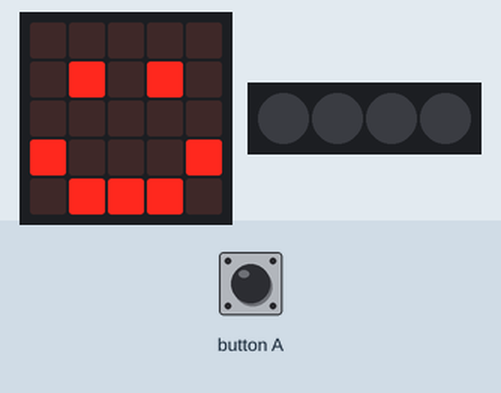
Recording of a program running on a simulated BBC micro:bit (MakeCode). Shown: the board's 5×5 LED display, 4 RGB LEDs in strip order, left to right. Inputs (shaded band) come from the test bench. Dim RGB values are drawn brighter than linear.

Above: at 1.8 s.
1.9 s: button A pressed for 0.15 s
At 2.6 s:
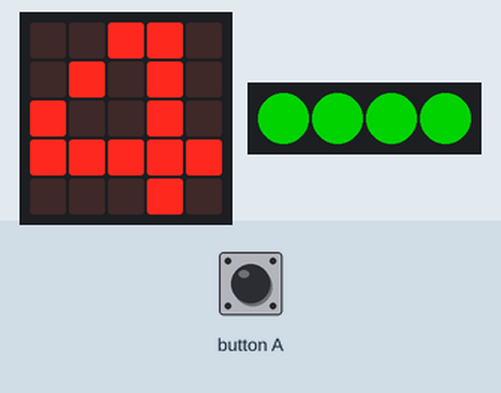
At 4.6 s:
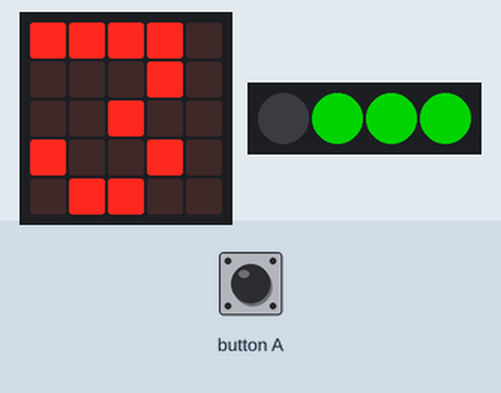
Timing chart, 0 to 10.6 s (numbered marks = the images above; inputs shaded):
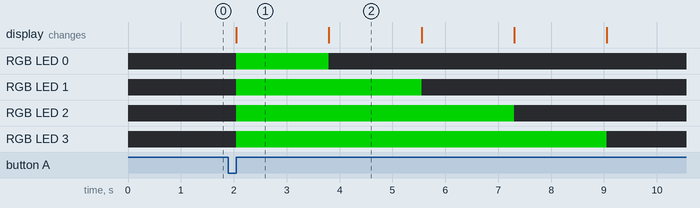

Measured:
- after the input at 1.9 s, RGB LED 0: off → RGB(0, 127, 0) after 0.15 s, → off 1.8 s later; RGB LED 1: off → RGB(0, 127, 0) after 0.15 s, → off 3.5 s later; RGB LED 2: off → RGB(0, 127, 0) after 0.15 s, → off 5.3 s later; RGB LED 3: off → RGB(0, 127, 0) after 0.15 s, → off 7.0 s later; the display: changes after 0.15 s (image 1)
- what the display in image 1 shows lasts 1.7 s, from 2.1 s to 3.8 s

The program:

main.ts
```typescript
// (licence header left out)
// variables
let countdown: number = null
let neopixelStrip: neopixel.Strip = null
neopixelStrip = neopixel.create(DigitalPin.P16, 4, NeoPixelMode.RGB)

// show happy face
basic.clearScreen()
basic.showIcon(IconNames.Happy)

// clear all pixels
neopixelStrip.clear()
neopixelStrip.show()

// when button "A" is pressed
input.onButtonPressed(Button.A, function () {

    // change countdown to 4
    countdown = 4

    // runs forever until the countdown is below 0
    while (countdown >= 0) {

        // shows amount of green colour depending on the countdown number
        if (countdown == 4) {
            neopixelStrip.setPixelColor(0, neopixel.colors(NeoPixelColors.Green))
            neopixelStrip.setPixelColor(1, neopixel.colors(NeoPixelColors.Green))
            neopixelStrip.setPixelColor(2, neopixel.colors(NeoPixelColors.Green))
            neopixelStrip.setPixelColor(3, neopixel.colors(NeoPixelColors.Green))
            neopixelStrip.show()
        } else if (countdown == 3) {
            neopixelStrip.setPixelColor(0, neopixel.colors(NeoPixelColors.Black))
            neopixelStrip.show()
        } else if (countdown == 2) {
            neopixelStrip.setPixelColor(1, neopixel.colors(NeoPixelColors.Black))
            neopixelStrip.show()
        } else if (countdown == 1) {
            neopixelStrip.setPixelColor(2, neopixel.colors(NeoPixelColors.Black))
            neopixelStrip.show()
        } else if (countdown == 0) {
            neopixelStrip.setPixelColor(3, neopixel.colors(NeoPixelColors.Black))
            neopixelStrip.show()
        }

        // shows countdown to the user
        basic.showNumber(countdown)
        // remove 1 from the countdown each time
        countdown -= 1
        basic.pause(1000)
    }

    // show happy face
    basic.clearScreen()
    basic.showIcon(IconNames.Happy)
})
```
